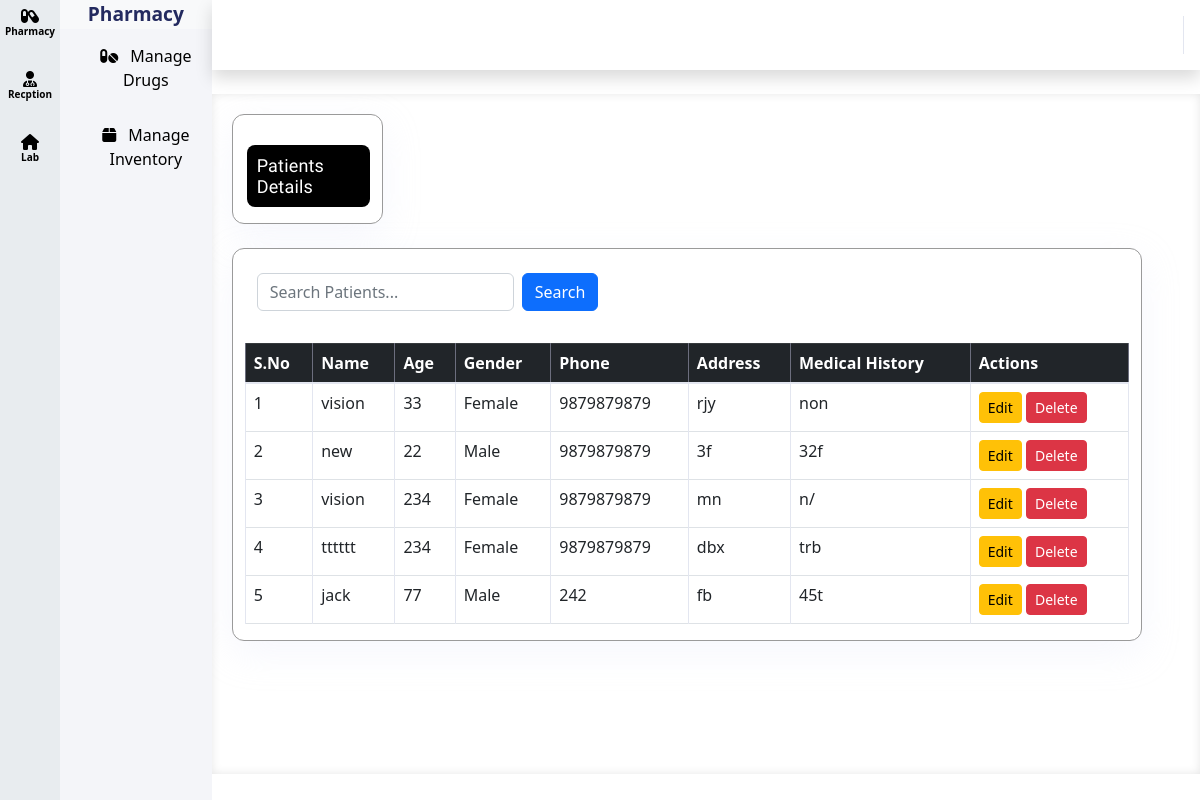
Screenshot of /see_patients.php with the database file from the repository.
### tables this page shows
CREATE TABLE `patients` (
  `id` int(11) NOT NULL,
  `name` varchar(100) DEFAULT NULL,
  `age` int(11) DEFAULT NULL,
  `gender` enum('Male','Female','Other') DEFAULT NULL,
  `contact` varchar(15) DEFAULT NULL,
  `address` text DEFAULT NULL,
  `medical_history` text DEFAULT NULL,
  `created_at` timestamp NOT NULL DEFAULT current_timestamp(),
  `serial_number` int(11) DEFAULT NULL,
  `status` tinyint(1) DEFAULT 1
);

### see_patients.php (the view, shortened to what this page needs)
<div id="wrapper">
    <?php
    include "includes/sidebar.php";
    include "includes/header.php";
    include "config/db.php";
    $searchTerm = '';
    try {
        if (isset($_POST['search'])) {
            $searchTerm = trim($_POST['search']);
            $doctorsQuery = "SELECT * FROM patients WHERE status = 1 AND
                (name LIKE :searchTerm OR
                 age LIKE :searchTerm OR
                 gender LIKE :searchTerm OR
                 contact LIKE :searchTerm OR
                 address LIKE :searchTerm OR
                 medical_history LIKE :searchTerm)";
            $stmt = $pdo->prepare($doctorsQuery);
            $stmt->execute(['searchTerm' => "%$searchTerm%"]);
        } else {
            $doctorsQuery = "SELECT * FROM patients WHERE status = 1";
            $stmt = $pdo->query($doctorsQuery);
        }
    } catch (PDOException $e) {
        die("Error fetching patients: " . $e->getMessage());
    }
    ?>
    <div id="content-wrapper" class="d-flex flex-column bg-white">
        <div id="content">
            <div class="container branch_container">
                <div class="row">
                    <div class="col-md-4 col-lg-2 ul_border mb-4">
                        <?php
                        $activeTable = 'adddoctorTable';
                        ?>
                        <ul class="ul_style">
                            <li id="adddoctor" class="add_staff_list_detils open_table">Patients Details</li>
                        </ul>
                    </div>
                    <div class="col-md-11 col-lg-12 ul_border">
                        <div id="adddoctorTable" class="table-container <?= $activeTable == 'adddoctorTable' ? 'active' : '' ?>">
                            <div class="container">
                                <div class="row d-flex flex-row justify-content-between pt-4 pb-3">
                                    <form method="post" class="d-flex">
                                        <input type="text" name="search" class="form-control me-2" placeholder="Search Patients..." value="<?= htmlspecialchars($searchTerm) ?>">
                                        <button type="submit" class="btn btn-primary">Search</button>
                                    </form>
                                </div>
                            </div>
                            <table class="table table-bordered">
                                <thead class="table-dark">
                                    <tr>
                                        <th>S.No</th>
                                        <th>Name</th>
                                        <th>Age</th>
                                        <th>Gender</th>
                                        <th>Phone</th>
                                        <th>Address</th>
                                        <th>Medical History</th>
                                        <th>Actions</th>
                                    </tr>
                                </thead>
                                <tbody>
                                    <?php if ($stmt->rowCount() > 0): ?>
                                        <?php $serial = 1; ?>
                                        <?php foreach ($stmt as $row): ?>
                                            <tr>
                                                <td><?= $serial++; ?></td>
                                                <td><?= htmlspecialchars($row['name']); ?></td>
                                                <td><?= htmlspecialchars($row['age']); ?></td>
                                                <td><?= htmlspecialchars($row['gender']); ?></td>
                                                <td><?= htmlspecialchars($row['contact']); ?></td>
                                                <td><?= htmlspecialchars($row['address']); ?></td>
                                                <td><?= htmlspecialchars($row['medical_history']); ?></td>
                                                <td>
                                                    <a href="edit_patients.php?id=<?= $row['id']; ?>&type=patients" class="btn btn-warning btn-sm">Edit</a>
                                                    <a href="delete_patients.php?id=<?= $row['id']; ?>&type=patients" class="btn btn-danger btn-sm" onclick="return confirm('Are you sure you want to delete this patient?')">Delete</a>
                                                </td>
                                            </tr>
                                        <?php endforeach; ?>
                                    <?php else: ?>
                                        <tr>
                                            <td colspan="8" class="text-center">No Patient members found</td>
                                        </tr>
                                    <?php endif; ?>
                                </tbody>
                            </table>
                        </div>
                    </div>
                </div>
            </div>
        </div>
    </div>
</div>

### assets/css/style.css (style rules this page uses)
.table-container { display: none; }
.table-container.active { display: block; }
#wrapper { height: 100vh !important; }
#content-wrapper { flex: 1 !important; overflow-y: auto !important; height: 85vh !important; padding: 20px !important; box-shadow: inset 0px 0px 10px rgba(0, 0, 0, 0.1) !important; }

### rows the page displays
patients: name "vision", age "33", gender "Female", contact "9879879879", address "rjy", medical_history "non"
patients: name "new", age "22", gender "Male", contact "9879879879", address "3f", medical_history "32f"
patients: name "vision", age "234", gender "Female", contact "9879879879", address "mn", medical_history "n/"
patients: name "tttttt", age "234", gender "Female", contact "9879879879", address "dbx", medical_history "trb"
patients: name "jack", age "77", gender "Male", contact "242", address "fb", medical_history "45t"
